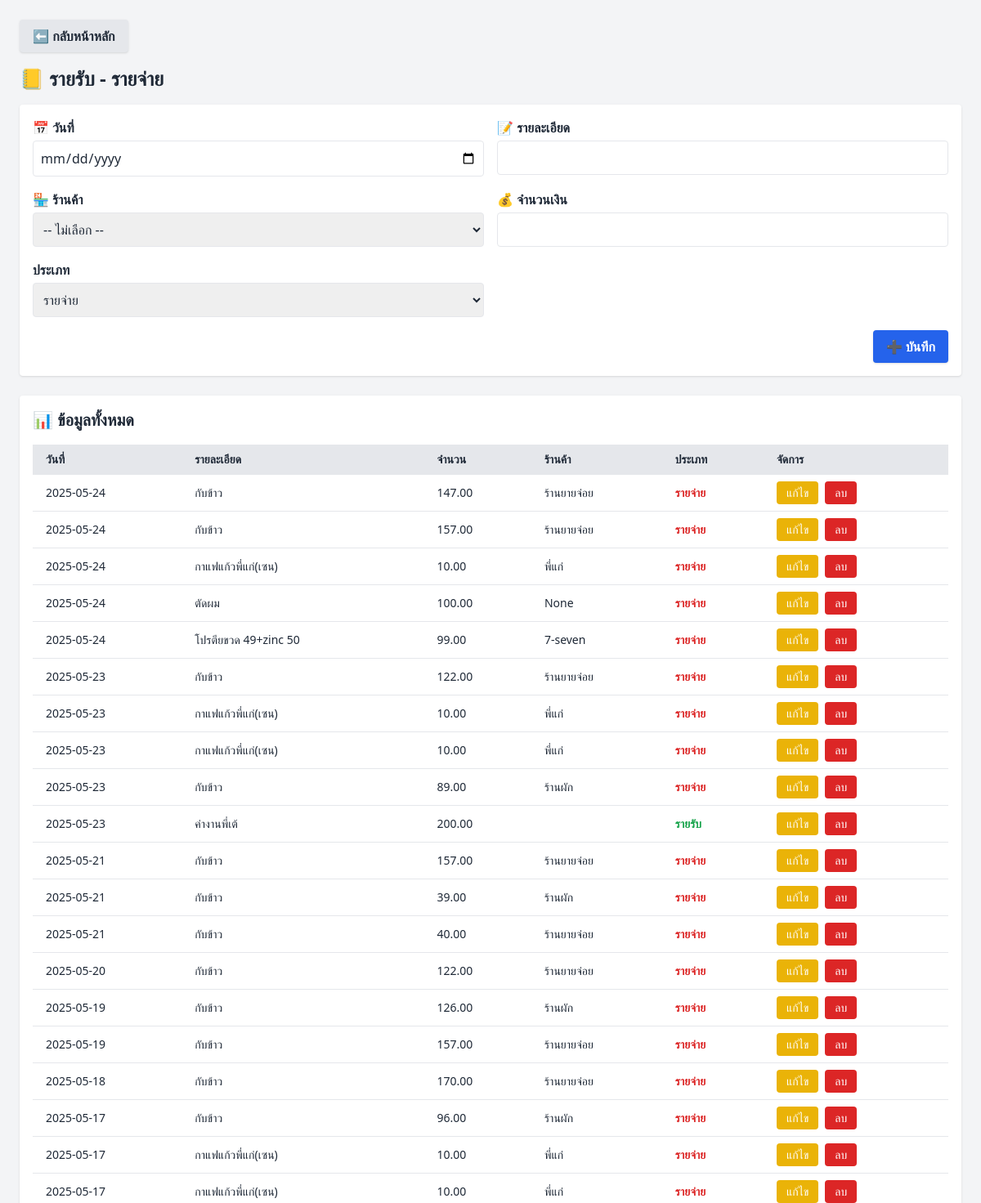
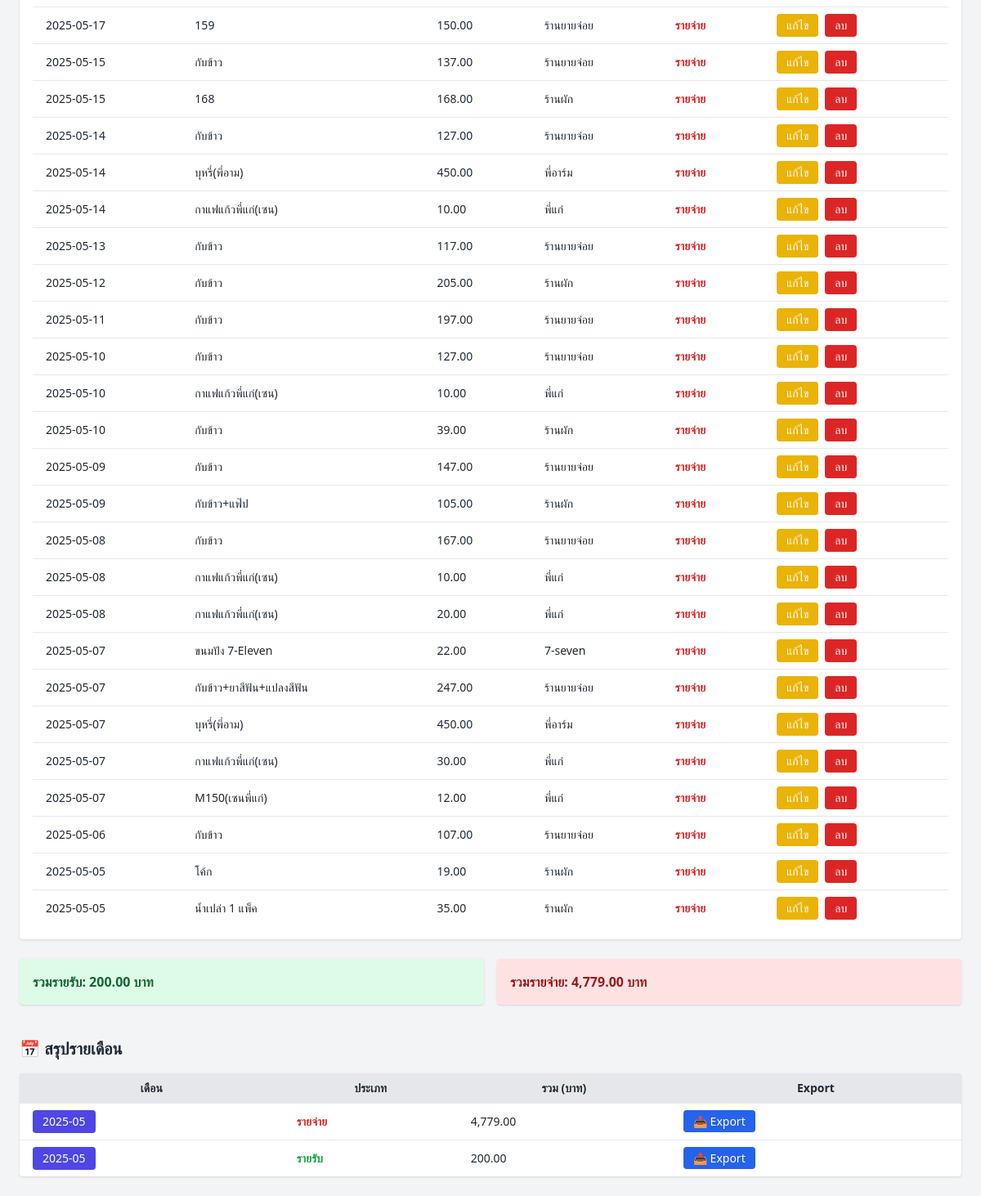
The page /income-expense on the database as committed earlier (2 pictures, top to bottom).
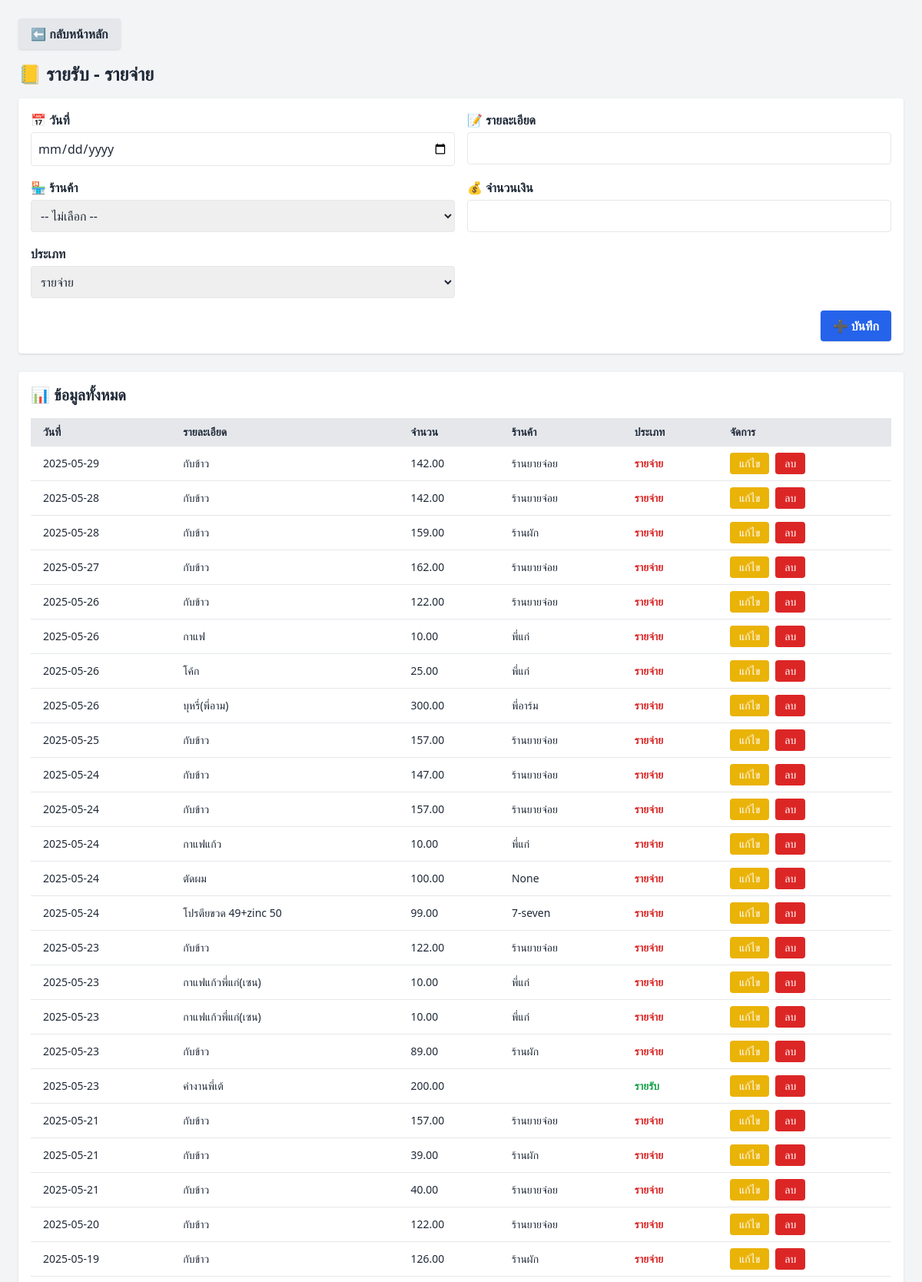
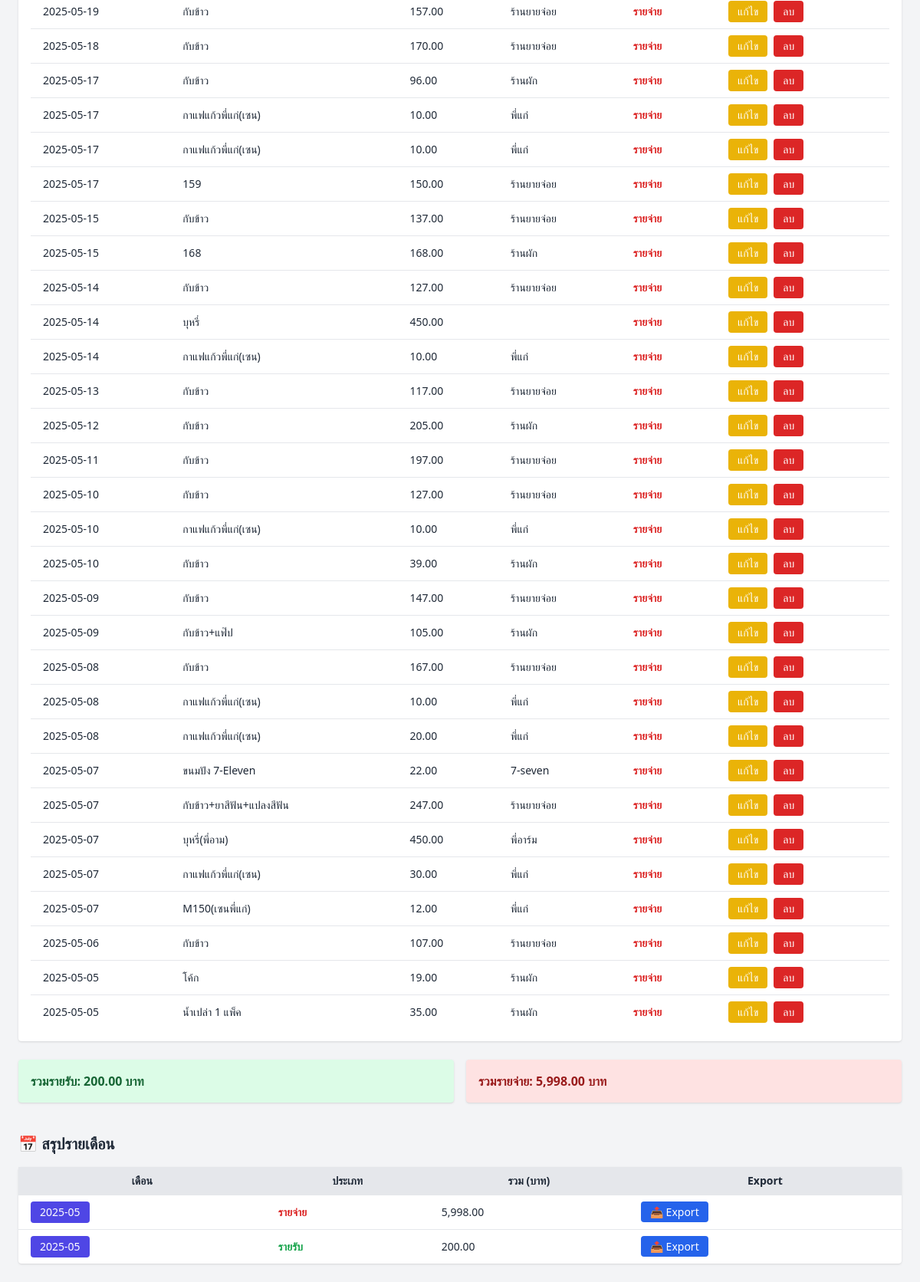
The same page on the database as committed later (2 pictures, top to bottom).
### tables this page shows
CREATE TABLE income_expense (
            id INTEGER PRIMARY KEY AUTOINCREMENT,
            date TEXT,
            description TEXT,
            amount REAL,
            category TEXT
        , vendor TEXT, created_at TEXT);

### app.py (the view, shortened to what this page needs)
@app.route('/income-expense', methods=['GET', 'POST'])
def income_expense():
    conn = get_db_connection()
    records = conn.execute('SELECT * FROM income_expense ORDER BY date DESC').fetchall()
    total_income = conn.execute('SELECT SUM(amount) FROM income_expense WHERE category="income"').fetchone()[0] or 0
    total_expense = conn.execute('SELECT SUM(amount) FROM income_expense WHERE category="expense"').fetchone()[0] or 0
    monthly_summary = conn.execute('''
                                   SELECT strftime('%Y-%m', date) AS month, category, SUM(amount) AS total
                                   FROM income_expense
                                   GROUP BY month, category
                                   ORDER BY month DESC
                                   ''').fetchall()
    conn.close()
    return render_template('income_expense.html', records=records,
                           total_income=total_income, total_expense=total_expense,
                           monthly_summary=monthly_summary)

### app.py (called while the page is built)
def get_db_connection():
    conn = sqlite3.connect(DB_FILE)
    conn.row_factory = sqlite3.Row
    return conn

### templates/income_expense.html (shortened to what this page needs)
<!DOCTYPE html>
<html lang="th">
<head>
  <script src="{{ url_for('static', filename='js/tailwind.min.js') }}"></script>
</head>
<body class="bg-gray-100 text-gray-800 p-6">
  <div class="mb-4">
    <a href="{{ url_for('index') }}"
       class="inline-block bg-gray-200 hover:bg-gray-300 text-gray-800 font-semibold px-4 py-2 rounded shadow">
     ⬅️ กลับหน้าหลัก
    </a>
  </div>
  <h1 class="text-2xl font-bold mb-4">📒 รายรับ - รายจ่าย</h1>
  <form method="POST" class="bg-white p-4 rounded shadow mb-6 grid grid-cols-1 md:grid-cols-2 gap-4">
    <div>
      <label class="block font-semibold mb-1">📅 วันที่</label>
      <input type="date" name="date" required class="w-full border rounded p-2">
    </div>
    <div>
      <label class="block font-semibold mb-1">📝 รายละเอียด</label>
      <input type="text" name="description" required class="w-full border rounded p-2">
    </div>
      <div>
  <label class="block font-semibold mb-1">🏪 ร้านค้า</label>
  <select name="vendor" class="w-full border rounded p-2">
    <option value="">-- ไม่เลือก --</option>
  </select>
</div>
    <div>
      <label class="block font-semibold mb-1">💰 จำนวนเงิน</label>
      <input type="number" step="0.01" name="amount" required class="w-full border rounded p-2">
    </div>
    <div>
      <label class="block font-semibold mb-1">ประเภท</label>
      <select name="category" required class="w-full border rounded p-2">
        <option value="expense">รายจ่าย</option>
      </select>
    </div>
    <div class="md:col-span-2 text-right">
      <button type="submit" class="bg-blue-600 hover:bg-blue-700 text-white font-semibold px-4 py-2 rounded shadow">
        ➕ บันทึก
      </button>
    </div>
  </form>
  <div class="bg-white p-4 rounded shadow">
    <h2 class="text-xl font-semibold mb-4">📊 ข้อมูลทั้งหมด</h2>
    <table class="w-full table-auto text-sm">
      <thead class="bg-gray-200 text-left">
        <tr>
          <th class="px-4 py-2">วันที่</th>
          <th class="px-4 py-2">รายละเอียด</th>
          <th class="px-4 py-2">จำนวน</th>
          <th class="px-4 py-2">ร้านค้า</th>
          <th class="px-4 py-2">ประเภท</th>
          <th class="px-4 py-2">จัดการ</th>
        </tr>
      </thead>
      <tbody>
        {% for r in records %}
        <tr class="border-t hover:bg-gray-50">
          <td class="px-4 py-2">{{ r['date'] }}</td>
          <td class="px-4 py-2">{{ r['description'] }}</td>
          <td class="px-4 py-2">{{ '{:,.2f}'.format(r['amount']) }}</td>
          <td class="px-4 py-2">{{ r['vendor'] }}</td>
          <td class="px-4 py-2">
            {% if r['category'] == 'income' %}
              <span class="text-green-600 font-semibold">รายรับ</span>
            {% else %}
              <span class="text-red-600 font-semibold">รายจ่าย</span>
            {% endif %}
          </td>
          <td class="px-4 py-2 flex gap-2">
            <form method="get" action="{{ url_for('edit_income_expense', id=r['id']) }}">
              <button class="px-3 py-1 bg-yellow-500 text-white rounded hover:bg-yellow-600">แก้ไข</button>
            </form>
            <form method="post" action="{{ url_for('delete_income_expense', id=r['id']) }}" onsubmit="return confirm('ยืนยันการลบรายการนี้?');">
              <button class="px-3 py-1 bg-red-600 text-white rounded hover:bg-red-700">ลบ</button>
            </form>
          </td>
        </tr>
        {% endfor %}
      </tbody>
    </table>
  </div>
  <div class="mt-6 grid grid-cols-1 md:grid-cols-2 gap-4">
    <div class="bg-green-100 p-4 rounded shadow text-green-800 font-bold">
      รวมรายรับ: {{ '{:,.2f}'.format(total_income) }} บาท
    </div>
    <div class="bg-red-100 p-4 rounded shadow text-red-800 font-bold">
      รวมรายจ่าย: {{ '{:,.2f}'.format(total_expense) }} บาท
    </div>
  </div>
  <h2 class="text-xl font-bold mt-10 mb-4">📅 สรุปรายเดือน</h2>
  <table class="w-full table-auto text-sm bg-white shadow rounded">
    <thead class="bg-gray-200">
      <tr>
        <th class="px-4 py-2">เดือน</th>
        <th class="px-4 py-2">ประเภท</th>
        <th class="px-4 py-2">รวม (บาท)</th>
        <th class="px-4 py-2">Export</th>
      </tr>
    </thead>
    <tbody>
      {% for row in monthly_summary %}
      <tr class="border-t hover:bg-gray-50">
        <td class="px-4 py-2">
  <form method="get" action="{{ url_for('income_expense_month_view', year_month=row['month']) }}">
    <button class="text-white bg-indigo-600 px-3 py-1 rounded hover:bg-indigo-700">
      {{ row['month'] }}
    </button>
  </form>
</td>
        <td class="px-4 py-2">
          {% if row['category'] == 'income' %}
            <span class="text-green-600 font-semibold">รายรับ</span>
          {% else %}
            <span class="text-red-600 font-semibold">รายจ่าย</span>
          {% endif %}
        </td>
        <td class="px-4 py-2">{{ '{:,.2f}'.format(row['total']) }}</td>
        <td class="px-4 py-2">
          <a href="{{ url_for('export_income_expense_month', category=row['category'], year_month=row['month']) }}"
             class="text-sm px-3 py-1 rounded bg-blue-600 text-white hover:bg-blue-700">
            📤 Export
          </a>
        </td>
      </tr>
      {% endfor %}
    </tbody>
  </table>
</body>
</html>

Rows that differ between the two databases and show on the page:
added income_expense: date "2025-05-29", description "กับข้าว", amount "142.00", vendor "ร้านยายจ่อย", category "รายจ่าย"
added income_expense: date "2025-05-28", description "กับข้าว", amount "142.00", vendor "ร้านยายจ่อย", category "รายจ่าย"
added income_expense: date "2025-05-28", description "กับข้าว", amount "159.00", vendor "ร้านผัก", category "รายจ่าย"
added income_expense: date "2025-05-27", description "กับข้าว", amount "162.00", vendor "ร้านยายจ่อย", category "รายจ่าย"
added income_expense: date "2025-05-26", description "กับข้าว", amount "122.00", vendor "ร้านยายจ่อย", category "รายจ่าย"
added income_expense: date "2025-05-26", description "กาแฟ", amount "10.00", vendor "พี่แก่", category "รายจ่าย"
added income_expense: date "2025-05-26", description "โค้ก", amount "25.00", vendor "พี่แก่", category "รายจ่าย"
added income_expense: date "2025-05-26", description "บุหรี่(พี่อาม)", amount "300.00", vendor "พี่อาร์ม", category "รายจ่าย"
added income_expense: date "2025-05-25", description "กับข้าว", amount "157.00", vendor "ร้านยายจ่อย", category "รายจ่าย"
changed income_expense: description "กาแฟแก้วพี่แก่(เซน)" → "กาแฟแก้ว"
changed income_expense (number 34 of 54 on the later page): description "บุหรี่(พี่อาม)" → "บุหรี่"; vendor "พี่อาร์ม" → (not shown)
Other text that changed with them:
{{ '{:,.2f}'.format(total_expense) }}: "4,779.00" → "5,998.00"
new list line: "2025-05 รายจ่าย 5,998.00 📤 Export"
list line gone: "2025-05 รายจ่าย 4,779.00 📤 Export"
